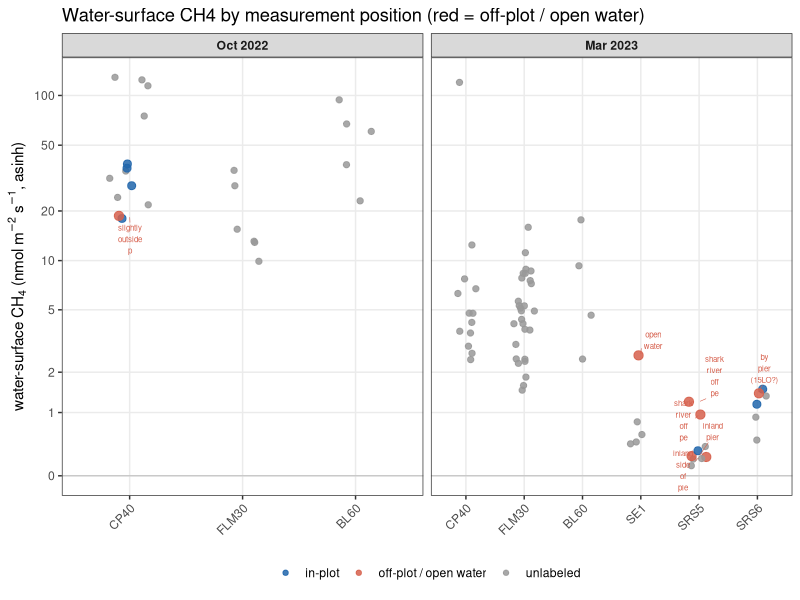

Recreate this plot in R. (Note: this script raises an error after producing the figure.)
# =============================================================================
# Water CH4 flux by measurement position, across all campaigns.
# Shows every water chamber's flux, labeled by recorded collar_location and
# flagged in-plot vs off-plot/river, to assess whether open-water measurements
# read artificially low.
# =============================================================================
suppressMessages({library(dplyr); library(ggplot2)})
if (requireNamespace("here", quietly = TRUE)) setwd(here::here())

df <- read.csv("output/data_products/combined_gas_flux_dataset.csv")
df$camp <- with(df, ifelse(year==2022&month==10,"Oct 2022",
                    ifelse(year==2023&month==3,"Mar 2023",
                    ifelse(year==2022&month==3,"Mar 2022",NA))))
off_pat <- "river|open|off peir|off pier|outside|pier|interface|edge"
w <- df %>% filter(component=="water", !is.na(CH4_best.flux), !is.na(camp)) %>%
  mutate(position = case_when(
           is.na(collar_location) ~ "unlabeled",
           grepl(off_pat, collar_location, ignore.case=TRUE) ~ "off-plot / open water",
           TRUE ~ "in-plot"),
         class = recode(plot, CP40="ghost",FLM30="ghost",MI="ghost",
                        BL60="regen",SE1="scrub",SRS5="healthy",SRS6="healthy",RB10="healthy"),
         site = factor(plot, levels=c("CP40","FLM30","BL60","SE1","SRS5","SRS6")),
         camp = factor(camp, levels=c("Mar 2022","Oct 2022","Mar 2023")),
         lab = ifelse(position=="off-plot / open water", gsub(" ","\n",substr(collar_location,1,18)), ""))

pos_cols <- c("in-plot"="#2166ac","off-plot / open water"="#d6604d","unlabeled"="grey60")

p <- ggplot(w, aes(site, CH4_best.flux)) +
  geom_hline(yintercept=0, color="grey70", linewidth=.3) +
  geom_point(aes(color=position, size=position), position=position_jitter(width=.18, height=0), alpha=.85) +
  ggrepel::geom_text_repel(aes(label=lab), size=2, color="#d6604d", max.overlaps=20,
                           segment.size=.2, min.segment.length=0) +
  facet_wrap(~camp, nrow=1, scales="free_x") +
  scale_color_manual(values=pos_cols, name=NULL) +
  scale_size_manual(values=c("in-plot"=2.4,"off-plot / open water"=2.8,"unlabeled"=1.8), guide="none") +
  scale_y_continuous(trans="asinh", breaks=c(0,1,2,5,10,20,50,100)) +
  labs(x=NULL, y=expression("water-surface CH"[4]*" (nmol "*m^-2*" "*s^-1*", asinh)"),
       title="Water-surface CH4 by measurement position (red = off-plot / open water)") +
  theme_bw(base_size=11) + theme(legend.position="bottom", panel.grid.minor=element_blank(),
        strip.text=element_text(face="bold"), axis.text.x=element_text(angle=45,hjust=1))

dir.create("output/figures/other", recursive=TRUE, showWarnings=FALSE)
ggsave("output/figures/other/water_positions_by_campaign.png", p, width=11, height=6, dpi=160)
cat("written output/figures/other/water_positions_by_campaign.png\n\n")

# full labeled table
tab <- w %>% transmute(plot, class, campaign=camp, position,
                       location=ifelse(is.na(collar_location),"",collar_location),
                       water_depth_cm=water_depth, CH4=round(CH4_best.flux,2)) %>%
  arrange(campaign, plot, position)
write.csv(tab, "output/upscaling/supp_water_positions.csv", row.names=FALSE)
cat("=== water flux by position summary (site x campaign) ===\n")
print(w %>% group_by(site, camp, position) %>%
      summarise(n=n(), CH4=round(mean(CH4_best.flux),2), .groups="drop") %>% as.data.frame())
